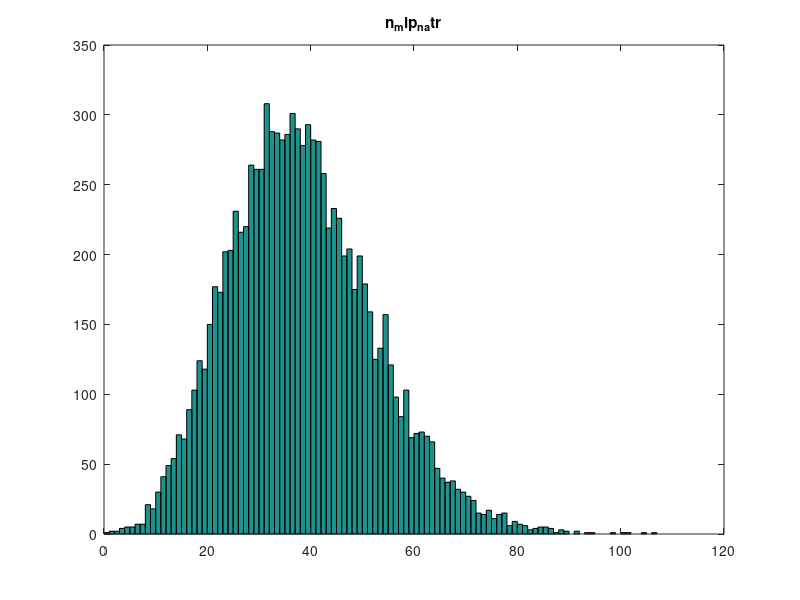
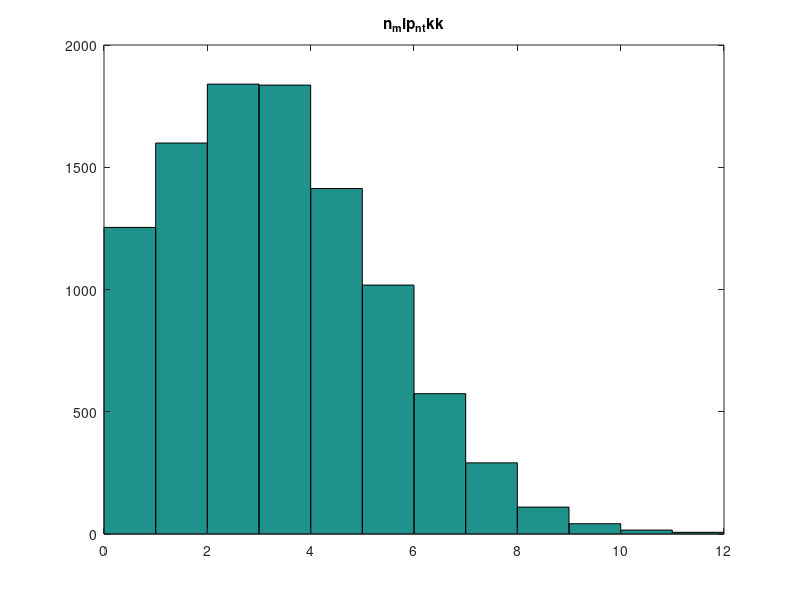
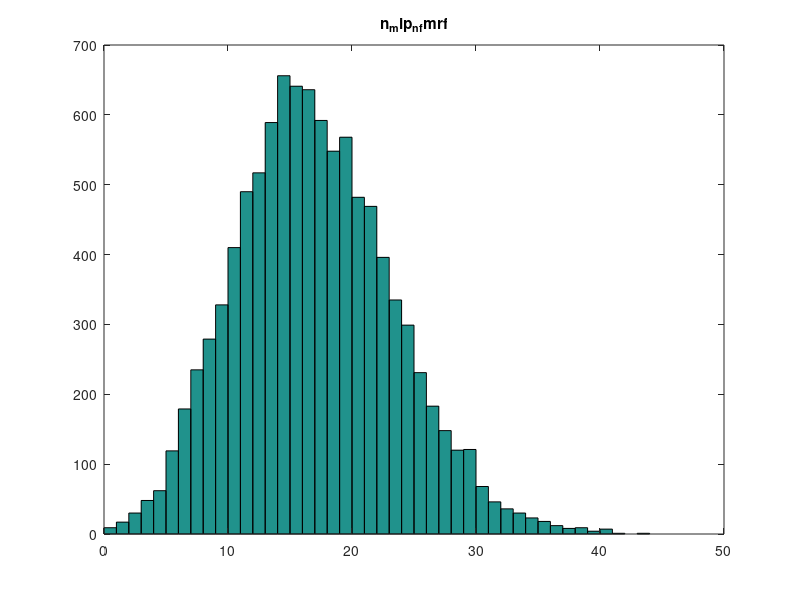
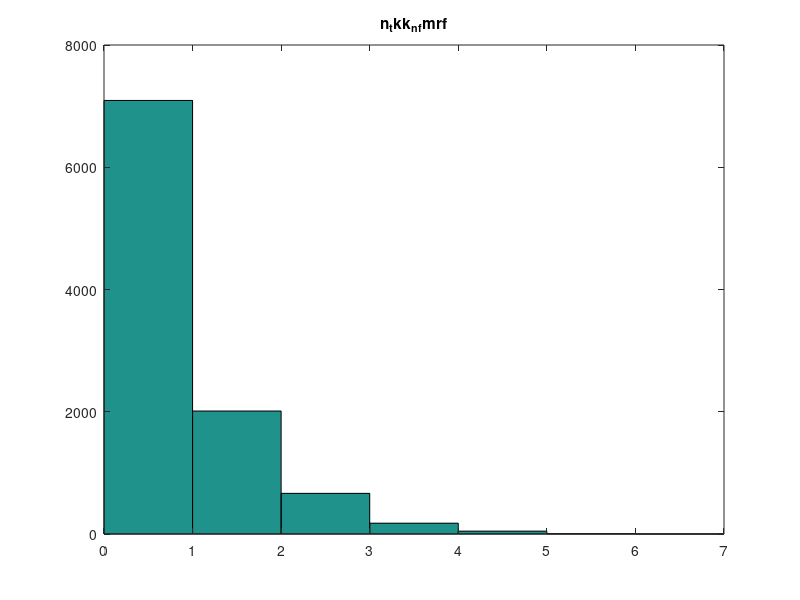

The MATLAB source for these figures, in order:
%%script for random distrubution of NPs in total LN pop
%% initialize
clear
h=waitbar(0,'Model running');
n_iteration=10000;

%% loop to get statistics
for i=1:n_iteration

    %% randomly determine the number of each cells based on mean and sd data
    n_tot=round(347 + (randn*9.53));
    
    n_mip=round(146.4167 + (randn*38.4755));
    if n_mip>n_tot, n_mip=n_tot;end;
    if n_mip<0, n_mip=0;end;
    
    n_atr=round(92.03125 + (randn*19.74958));
    if n_atr>n_tot, n_atr=n_tot;end;
    if n_atr<0, n_atr=0;end;
    
    n_tkk=round(9.166 + (randn*2.57));
    if n_tkk>n_tot, n_tkk=n_tot;end;
    if n_tkk<0, n_tkk=0;end;
    
    n_fmrf=round(41.3889 + (randn*7.904));
    if n_fmrf>n_tot, n_fmrf=n_tot;end;
    if n_fmrf<0, n_fmrf=0;end;

    %% randomly assign the different cells "positiveness" to cell index
    bigM=zeros(n_tot,7);
    p=randperm(n_tot);
    bigM(p(1:n_mip),3)=1;
    p=randperm(n_tot);
    bigM(p(1:n_atr),4)=1;
    p=randperm(n_tot);
    bigM(p(1:n_tkk),5)=1;
    p=randperm(n_tot);
    bigM(p(1:n_fmrf),6)=1;

    %% create a "neuropeptidergic" column
    bigM(:,7)=sum(bigM(:,2:6),2);

    ind=find(bigM(:,7)>1);
    bigM(ind,7)=1;

    %% count number of cells that express pairs of NT|NP
    
    n_tkk_n_fmrf(i)=length(find(bigM(:,5)>0 & bigM(:,6)>0));%%TKK 
    n_tkk_n_atr(i)=length(find(bigM(:,5)>0 & bigM(:,4)>0));
    n_tkk_n_mip(i)=length(find(bigM(:,5)>0 & bigM(:,3)>0));%%TKK

    n_mip_n_atr(i)=length(find(bigM(:,3)>0 & bigM(:,4)>0));%%MIP
    n_mip_n_tkk(i)=length(find(bigM(:,3)>0 & bigM(:,5)>0));
    n_mip_n_fmrf(i)=length(find(bigM(:,3)>0 & bigM(:,6)>0));  
    %%MIP
    
    n_atr_n_tkk(i)=length(find(bigM(:,4)>0 & bigM(:,5)>0));%%ATR
	n_atr_n_fmrf(i)=length(find(bigM(:,4)>0 & bigM(:,6)>0));
    n_atr_n_mip(i)=length(find(bigM(:,4)>0 & bigM(:,3)>0));%%ATR
    
    n_fmrf_n_mip(i)=length(find(bigM(:,6)>0 & bigM(:,3)>0));%%FMRF
    n_fmrf_n_atr(i)=length(find(bigM(:,6)>0 & bigM(:,4)>0));
    n_fmrf_n_tkk(i)=length(find(bigM(:,6)>0 & bigM(:,5)>0));%%FMRF

       
    %% calculate percentage of X cells that express Y
    
    p_mip_thatHas_fmrf(i)=n_mip_n_fmrf(i)/n_mip;%%for MIP
    p_mip_thatHas_atr(i)=n_mip_n_atr(i)/n_mip;
    p_mip_thatHas_tkk(i)=n_mip_n_tkk(i)/n_mip;%%for MIP
    
    p_tkk_thatHas_fmrf(i)=n_tkk_n_fmrf(i)/n_tkk;%%for TKK
    p_tkk_thatHas_atr(i)=n_tkk_n_atr(i)/n_tkk;
    p_tkk_thatHas_mip(i)=n_tkk_n_mip(i)/n_tkk;%%for TKK
    
    p_atr_thatHas_fmrf(i)=n_atr_n_fmrf(i)/n_atr;%%for ATR
    p_atr_thatHas_tkk(i)=n_atr_n_tkk(i)/n_atr;
    p_atr_thatHas_mip(i)=n_atr_n_mip(i)/n_atr;%%for ATR
    
    
    p_fmrf_thatHas_tkk(i)=n_fmrf_n_tkk(i)/n_fmrf;%%for FMRF
    p_fmrf_thatHas_atr(i)=n_fmrf_n_atr(i)/n_fmrf;
    p_fmrf_thatHas_mip(i)=n_fmrf_n_mip(i)/n_fmrf;%%for FMRF
    
   waitbar(i/n_iteration,h);
    
end; 

%% plotting numbers of cells that co-express each pairwise combination of neuropeptides

figure;hist(n_mip_n_atr,[0.5:max(n_mip_n_atr)]);title('n_mip_n_atr');%%MIP
figure;hist(n_mip_n_tkk,[0.5:max(n_mip_n_tkk)]);title('n_mip_n_tkk');
figure;hist(n_mip_n_fmrf,[0.5:max(n_mip_n_fmrf)]);title('n_mip_n_fmrf');

figure;hist(n_tkk_n_fmrf,[0.5:max(n_tkk_n_fmrf)]);title('n_tkk_n_fmrf');%%TKK
figure;hist(n_tkk_n_atr,[0.5:max(n_tkk_n_atr)]);title('n_tkk_n_atr');
figure;hist(n_tkk_n_mip,[0.5:max(n_tkk_n_mip)]);title('n_tkk_n_mip');%%TKK

figure;hist(n_atr_n_tkk,[0.5:max(n_atr_n_tkk)]);title('n_atr_n_tkk');%%ATR
figure;hist(n_atr_n_fmrf,[0.5:max(n_atr_n_fmrf)]);title('n_atr_n_fmrf');
figure;hist(n_atr_n_mip,[0.5:max(n_atr_n_mip)]);title('n_atr_n_mip');%%ATR

figure;hist(n_fmrf_n_tkk,[0.5:max(n_fmrf_n_tkk)]);title('n_fmrf_n_tkk');%%FMRF
figure;hist(n_fmrf_n_atr,[0.5:max(n_fmrf_n_atr)]);title('n_fmrf_n_atr');
figure;hist(n_fmrf_n_mip,[0.5:max(n_fmrf_n_mip)]);title('n_fmrf_n_mip');%%FMRF


%% plotting precentage of coexpressing
%% plotting percentage of coexpressing

figure;hist(p_mip_thatHas_fmrf.*100,[0.5:99.5]);title('% MIP cells expressing FMRF');%%MIP
axis([0 100 0 10000])
figure;hist(p_mip_thatHas_atr.*100,[0.5:99.5]);title('% MIP cells expressing ATR');
axis([0 100 0 10000])
figure;hist(p_mip_thatHas_tkk.*100,[0.5:99.5]);title('% MIP cells expressing TKK');%%MIP
axis([0 100 0 10000])

figure;hist(p_atr_thatHas_fmrf.*100,[0.5:99.5]);title('% ATR cells expressing FMRF');%%ATR
figure;hist(p_atr_thatHas_mip.*100,[0.5:99.5]);title('% ATR cells expressing MIP');
axis([0 100 0 10000])
figure;hist(p_atr_thatHas_tkk.*100,[0.5:99.5]);title('% ATR cells expressing TKK');%%ATR
axis([0 100 0 10000])

figure;hist(p_tkk_thatHas_fmrf.*100,[0.5:99.5]);title('% TKK cells expressing FMRF');%%TKK
axis([0 100 0 10000])
figure;hist(p_tkk_thatHas_mip.*100,[0.5:99.5]);title('% TKK cells expressing MIP');
axis([0 100 0 10000])
figure;hist(p_tkk_thatHas_atr.*100,[0.5:99.5]);title('% TKK cells expressing ATR');%%TKK


figure;hist(p_fmrf_thatHas_tkk.*100,[0.5:99.5]);title('% FMRF cells expressing TKK');%%FMRF
axis([0 100 0 10000])
figure;hist(p_fmrf_thatHas_mip.*100,[0.5:99.5]);title('% FMRF cells expressing MIP');
axis([0 100 0 10000])
figure;hist(p_fmrf_thatHas_atr.*100,[0.5:99.5]);title('% FMRF cells expressing ATR');%%FMRF
axis([0 100 0 10000])

close(h);

save random_probability_script_lizbinski.mat
%% the averaging script can be used to determine the average % co-expression and standard deviation of every pairwise 
%%co-expression relationship